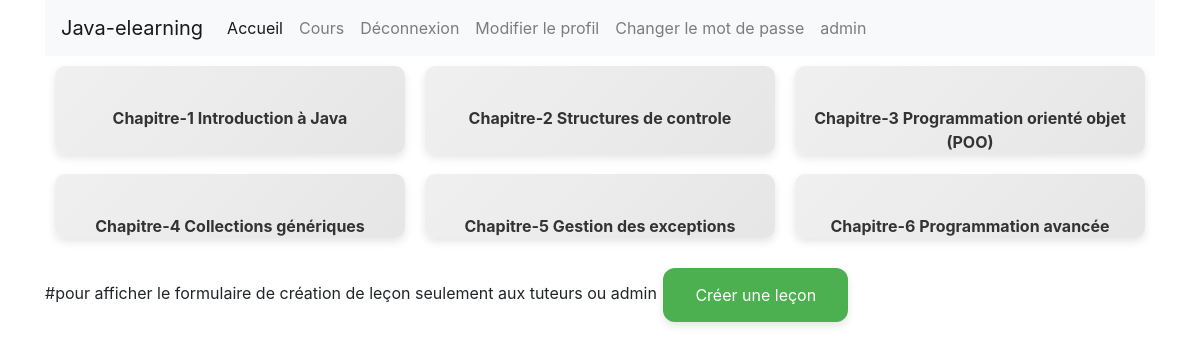
Screenshot of /programmes/lessonlist/ (signed in) with the database file from the repository.
### programmes/models.py (models this page shows, shortened)
class Lesson(models.Model):# represente une leçon et ses differents attributs dans la base du donnée
    lesson_id = models.AutoField(primary_key=True)
    creer_par = models.ForeignKey(User, on_delete=models.CASCADE)
    nom = models.CharField(max_length=100)
    slug = models.SlugField(blank=True, null=True)
    position = models.PositiveSmallIntegerField(verbose_name='chapitre no')
    video = models.FileField(upload_to="Video", null=True, blank=True, verbose_name="cours en video")
    fpe = models.FileField(upload_to="FPE", null=True, blank=True, verbose_name="Fichier en presentation")
    pdf = models.FileField(upload_to="PDF", null=True, blank=True, verbose_name="cours en PDF")
    class Meta:
        ordering = ['position']

### programmes/views.py (the view)
# urls.py: path('lessonlist/', LessonListView.as_view(), name='lessonlist'),
class LessonListView(ListView):# vue utilise toutes leçons dans le template (lessonlist.html)
    model = Lesson
    template_name = 'programmes/lessonlist.html'
    context_object_name = 'lessons'
    def get_queryset(self):
        return Lesson.objects.all()

### programmes/templates/programmes/lessonlist.html (shortened to what this page needs)
{% extends 'base.html' %}
{% block content %}
<div class="lessons-container">
    {% for lesson in lessons %}
    <div class="lesson-item {% if lesson.teacher %}lesson-teacher{% elif lesson.student %}lesson-student{% endif %}">
        <a href="{% url 'programmes:lessonlistdetail' slug=lesson.slug %}">
            <div class="lesson-name">Chapitre-{{ lesson.position }} {{ lesson.nom }}</div>
        </a>
    </div>
    {% endfor %}
</div>
{% if user.is_superuser or user.profile.type_profil == 'enseignant' %}
#pour afficher le formulaire de création de leçon seulement aux tuteurs ou admin
<a href="{% url 'programmes:lessoncreate' %}" class="btn btn-creative">Créer une leçon</a>
{% endif %}
{% endblock %}

### utilisateurs/templates/base.html (shortened to what this page needs)
<!DOCTYPE html>
<html lang="en">
<head>
    <link rel="stylesheet" href="https://cdn.jsdelivr.net/npm/bootstrap@4.6.2/dist/css/bootstrap.min.css">
</head>
<body>
    <div class="container">
        <div class="row">
            <div class="col-md-12">
            {% if request.resolver_match.url_name != 'login' %}
                <nav class="navbar navbar-expand-md navbar-light bg-light">
                    <a class="navbar-brand" href="#">Java-elearning</a>
                    <div class="collapse navbar-collapse" id="navbarNav">
                      <ul class="navbar-nav">
                        <li class="nav-item active">
                          <a class="nav-link" href="{% url 'acceuil' %}">Accueil <span class="sr-only">(current)</span></a>
                        </li>
                        {% if not user.is_authenticated %}
                        <li class="nav-item">
                          <a class="nav-link" href="{% url 'register' %}">Authentification</a>
                        </li>
                        <li class="nav-item">
                          <a class="nav-link" href="{% url 'login' %}">login</a>
                        </li>
                        {% else %}
                        <li class="nav-item">
                          <a class="nav-link" href="{% url 'programmes:lessonlist' %}">Cours</a>
                        </li>
                        <li class="nav-item">
                          <a class="nav-link" href="{% url 'logout' %}">Déconnexion</a>
                        </li>
                        <li class="nav-item">
                          <a class="nav-link" href="{% url 'edit_profile' %}">Modifier le profil</a>
                        </li>
                        <li class="nav-item">
                          <a class="nav-link" href="{% url 'change_password' %}">Changer le mot de passe</a>
                        </li>
                        <li class="nav-item">
                          <a class="nav-link" href="#">{{request.user.username}}</a>
                        </li>
                        {% endif %}
                      </ul>
                    </div>
                  </nav>
              {% endif %}
            </div>
        </div>
        {% block content %}
        {% endblock %}
    </div>
</body>
</html>

### programmes/templates/programmes/lessonlist.html (style rules this page uses)
.lesson-item { width: calc(33.33% - 20px); margin: 10px; display: inline-block; text-align: center; position: relative; background: linear-gradient(135deg, #f0f0f0 0%, #e6e6e6 100%); border-radius: 10px; box-shadow: 0 4px 8px rgba(0, 0, 0, 0.1); transition: transform 0.2s, box-shadow 0.2s, background-color 0.5s; }
.lesson-name { margin-top: 40px; font-weight: bold; color: #333; }
.lessons-container { display: flex; flex-wrap: wrap; justify-content: space-between; }
.btn-creative { background-color: #4caf50; border: none; color: white; padding: 15px 32px; text-align: center; text-decoration: none; display: inline-block; font-size: 16px; margin: 20px 2px; cursor: pointer; border-radius: 12px; box-shadow: 0 4px 8px rgba(0, 0, 0, 0.1); transition: background-color 0.3s, transform 0.3s; }

### rows the page displays
Lesson: position "1", nom "Introduction à Java"
Lesson: position "2", nom "Structures de controle"
Lesson: position "3", nom "Programmation orienté objet (POO)"
Lesson: position "4", nom "Collections génériques"
Lesson: position "5", nom "Gestion des exceptions"
Lesson: position "6", nom "Programmation avancée"

### other values shown
{{ request.user.username }} "admin"
